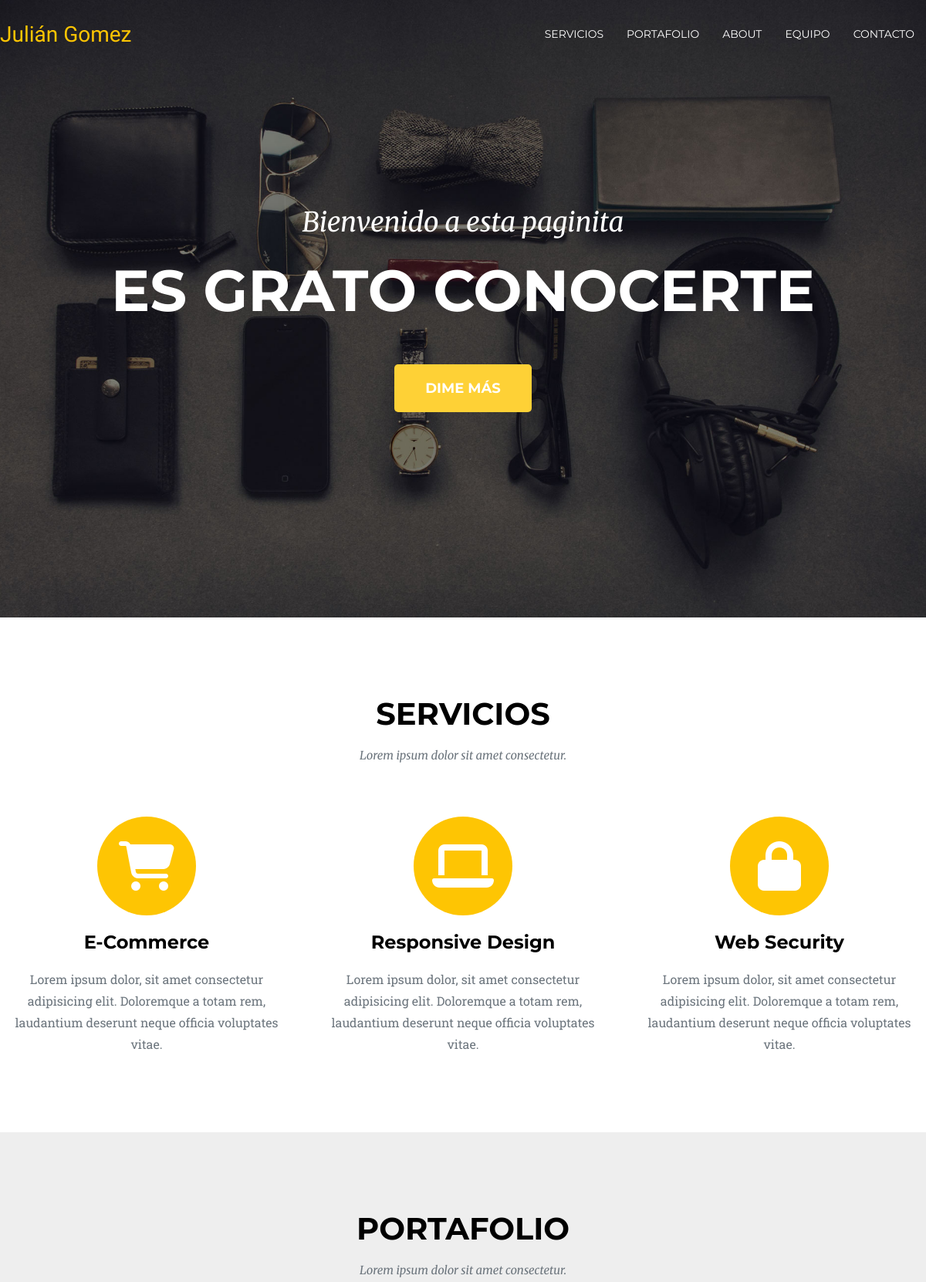
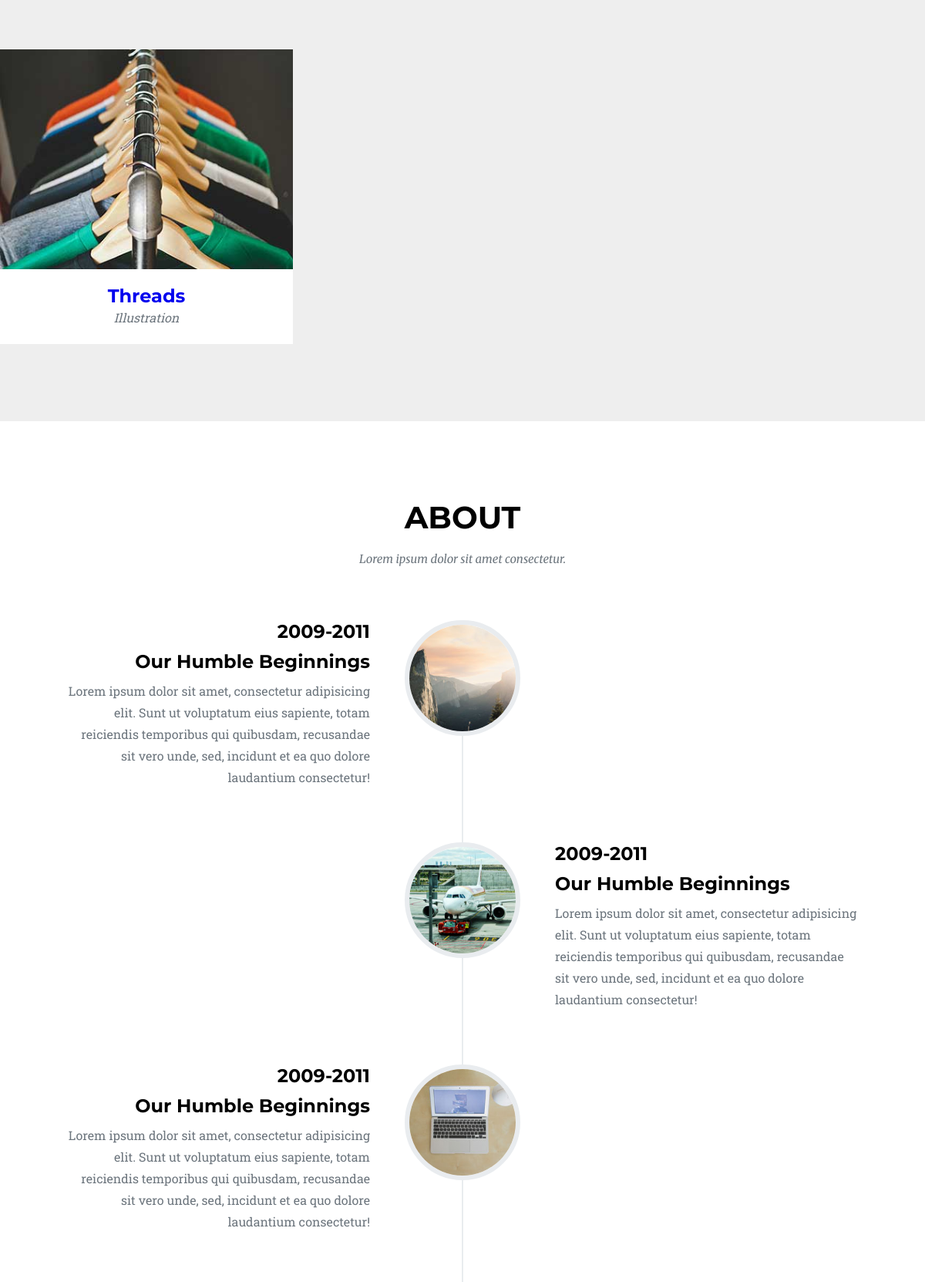
The page / (upper part) on the database its author committed (2 pictures, top to bottom).
### tables this page shows
CREATE TABLE `header` (
  `hea_logo_name` varchar(50) NOT NULL,
  `hea_subtitulo` varchar(100) NOT NULL,
  `hea_titulo` varchar(100) NOT NULL
);

CREATE TABLE `portafolio` (
  `port_id` int(10) UNSIGNED NOT NULL,
  `port_titulo` varchar(20) NOT NULL,
  `port_subtitulo` varchar(20) NOT NULL,
  `port_img` text NOT NULL,
  `port_contenido` text NOT NULL,
  `port_fecha` date NOT NULL,
  `port_user_id` int(11) NOT NULL,
  `port_status` varchar(20) DEFAULT NULL,
  `port_vistas` int(11) DEFAULT 0
);

### public/index.php (called while the page is built, shortened)
<?php include(VIEW_FRONT . DS . "head.php"); ?>
    <?php include(VIEW_FRONT . DS . "header.php"); ?>
    <?php include(VIEW_FRONT . DS . "servicios.php"); ?>
    <?php include(VIEW_FRONT . DS . "portafolio.php"); ?>
    <?php include(VIEW_FRONT . DS . "about.php"); ?>
    <?php include(VIEW_FRONT . DS . "footer.php"); ?>

### resources/controllers/helpers.php (called while the page is built, shortened)
<?php
    function query($consulta){
        global $conexion;
        return mysqli_query($conexion, $consulta);
    }
    function fetch_array($query){
        return mysqli_fetch_array($query);
    }
?>

### resources/controllers/headerController.php (called while the page is built, shortened)
<?php
    function get_header(){
        $query = query("SELECT * FROM header");
        return fetch_array($query);
    }
?>

### resources/controllers/portafolioController.php (the view, shortened to what this page needs)
<?php
    function get_portafolio_front(){
        $query = query("SELECT port_id, port_img, port_titulo, port_subtitulo FROM portafolio ORDER BY port_id DESC");
        while($fila = fetch_array($query)){
            $portafolio = <<<DELIMITADOR
                <a href="portafolio.php?id={$fila['port_id']}" class="portafolio__contenedor__box__item">
                    <div class="portafolio__contenedor__box__item__imgBox">
                        <img src="img/portafolio/{$fila['port_img']}" alt="01-thumbnail">
                        <div>
                            <i class="fa-solid fa-plus"></i>
                        </div>
                    </div>
                    <div class="portafolio__contenedor__box__item__data">
                        <h3 class="titulo-n3">{$fila['port_titulo']}</h3>
                        <p class="descri-n3 cursiva">{$fila['port_subtitulo']}</p>
                    </div>
                </a>
DELIMITADOR;
            echo $portafolio;
        }
    }
?>

### resources/views/front/head.php (shortened to what this page needs)
<!DOCTYPE html>
<html lang="es">
<head>
    <link rel="stylesheet" href="https://cdnjs.cloudflare.com/ajax/libs/font-awesome/6.1.1/css/all.min.css" />
    <link rel="stylesheet" href="css/estilos.css">
</head>
<body>

### resources/views/front/header.php (shortened to what this page needs)
<?php $fila = get_header(); ?>
<header class="header">
    <nav class="header__nav">
        <div class="header__nav__contenedor contenedor">
            <a href="#" class="header__nav__contenedor--logo"><?php echo $fila['hea_logo_name']; ?></a>
            <ul class="header__nav__contenedor__menu">
                <li class="header__nav__contenedor__menu__item">
                    <a href="#" class="header__nav__contenedor__menu__item--link">servicios</a>
                </li>
                <li class="header__nav__contenedor__menu__item">
                    <a href="#" class="header__nav__contenedor__menu__item--link">portafolio</a>
                </li>
                <li class="header__nav__contenedor__menu__item">
                    <a href="#" class="header__nav__contenedor__menu__item--link">about</a>
                </li>
                <li class="header__nav__contenedor__menu__item">
                    <a href="#" class="header__nav__contenedor__menu__item--link">equipo</a>
                </li>
                <li class="header__nav__contenedor__menu__item">
                    <a href="#" class="header__nav__contenedor__menu__item--link">contacto</a>
                </li>
            </ul>
        </div>
    </nav>
    <div class="header__bienvenida">
        <div class="header__bienvenida__contenedor contenedor">
            <p class="header__bienvenida__contenedor--subtitulo">
                <?php echo $fila['hea_subtitulo']; ?>
            </p>
            <h2 class="header__bienvenida__contenedor--titulo mt-2 mb-5">
                <?php echo $fila['hea_titulo']; ?>
            </h2>
            <a href="#" class="btn btn-amarillo">dime más</a>
        </div>
    </div>
</header>

### resources/views/front/servicios.php
<section class="servicios pt-10 pb-10">
    <div class="servicios__contenedor contenedor text-center">
        <h2 class="servicios__contenedor--titulo titulo-n2">servicios</h2>
        <p class="servicios__contenedor--descri descri-n2 mt-2">Lorem ipsum dolor sit amet consectetur.</p>
        <div class="servicios__contenedor__box mt-7">
            <article class="servicios__contenedor__box__item">
                <div class="servicios__contenedor__box__item--logo">
                    <i class="fa-solid fa-cart-shopping"></i>
                </div>
                <h3 class="servicios__contenedor__box__item--titulo titulo-n3 mt-2 mb-2">E-Commerce</h3>
                <p class="servicios__contenedor__box__item--descri descri-n3">Lorem ipsum dolor, sit amet consectetur adipisicing elit. Doloremque a totam rem, laudantium deserunt neque officia voluptates vitae.</p>
            </article>
            <article class="servicios__contenedor__box__item">
                <div class="servicios__contenedor__box__item--logo">
                    <i class="fa-solid fa-laptop"></i>
                </div>
                <h3 class="servicios__contenedor__box__item--titulo titulo-n3 mt-2 mb-2">Responsive Design</h3>
                <p class="servicios__contenedor__box__item--descri descri-n3">Lorem ipsum dolor, sit amet consectetur adipisicing elit. Doloremque a totam rem, laudantium deserunt neque officia voluptates vitae.</p>
            </article>
            <article class="servicios__contenedor__box__item">
                <div class="servicios__contenedor__box__item--logo">
                    <i class="fa-solid fa-lock"></i>
                </div>
                <h3 class="servicios__contenedor__box__item--titulo titulo-n3 mt-2 mb-2">Web Security</h3>
                <p class="servicios__contenedor__box__item--descri descri-n3">Lorem ipsum dolor, sit amet consectetur adipisicing elit. Doloremque a totam rem, laudantium deserunt neque officia voluptates vitae.</p>
            </article>
        </div>
    </div>
</section>

### resources/views/front/portafolio.php
<section class="portafolio pt-10 pb-10 bg-plomito">
    <div class="portafolio__contenedor contenedor text-center">
        <h2 class="titulo-n2 mb-2">portafolio</h2>
        <p class="descri-n2">Lorem ipsum dolor sit amet consectetur.</p>
        <div class="portafolio__contenedor__box mt-7">
            <?php get_portafolio_front(); ?>
        </div>
    </div>
</section>

### resources/views/front/about.php (shortened to what this page needs)
<section class="about pt-10 pb-10">
        <div class="about__contenedor contenedor">
            <h2 class="titulo-n2 text-center">about</h2>
            <p class="descri-n2 text-center mt-2">Lorem ipsum dolor sit amet consectetur.</p>
            <ul class="about__contenedor__timeline mt-7">
                <li class="about__contenedor__timeline__item">
                    <div class="about__contenedor__timeline__item__imgBox">
                        <img src="img/about/1.jpg" alt="">
                    </div>
                    <div class="about__contenedor__timeline__item__panel">
                        <h3 class="titulo-n3">2009-2011</h3>
                        <h3 class="titulo-n3">Our Humble Beginnings</h3>
                        <p class="descri-n3">Lorem ipsum dolor sit amet, consectetur adipisicing elit. Sunt ut voluptatum eius sapiente, totam reiciendis temporibus qui quibusdam, recusandae sit vero unde, sed, incidunt et ea quo dolore laudantium consectetur!</p>
                    </div>
                </li>
                <li class="about__contenedor__timeline__item">
                    <div class="about__contenedor__timeline__item__imgBox">
                        <img src="img/about/2.jpg" alt="">
                    </div>
                    <div class="about__contenedor__timeline__item__panel">
                        <h3 class="titulo-n3">2009-2011</h3>
                        <h3 class="titulo-n3">Our Humble Beginnings</h3>
                        <p class="descri-n3">Lorem ipsum dolor sit amet, consectetur adipisicing elit. Sunt ut voluptatum eius sapiente, totam reiciendis temporibus qui quibusdam, recusandae sit vero unde, sed, incidunt et ea quo dolore laudantium consectetur!</p>
                    </div>
                </li>
                <li class="about__contenedor__timeline__item">
                    <div class="about__contenedor__timeline__item__imgBox">
                        <img src="img/about/3.jpg" alt="">
                    </div>
                    <div class="about__contenedor__timeline__item__panel">
                        <h3 class="titulo-n3">2009-2011</h3>
                        <h3 class="titulo-n3">Our Humble Beginnings</h3>
                        <p class="descri-n3">Lorem ipsum dolor sit amet, consectetur adipisicing elit. Sunt ut voluptatum eius sapiente, totam reiciendis temporibus qui quibusdam, recusandae sit vero unde, sed, incidunt et ea quo dolore laudantium consectetur!</p>
                    </div>
                </li>
            </ul>
        </div>
    </section>

### resources/views/front/footer.php (shortened to what this page needs)
</body>
</html>

### public/css/estilos.css (style rules this page uses)
*, *::before, *::after { margin: 0; padding: 0; box-sizing: border-box; }
html { font-size: 62.5%; }
a, a:link, a:visited { text-decoration: none; }
ul { list-style: none; }
img { display: block; }
.contenedor { max-width: 120rem; margin-left: auto; margin-right: auto; }
.btn { display: inline-block; font-family: "Montserrat", sans-serif; font-size: 1.8rem; text-transform: uppercase; font-weight: 700; padding: 2rem 4rem; border-radius: 0.5rem; border: none; cursor: pointer; }
.btn-amarillo { background-color: #fed136; color: white; transition: all 0.3s; }
.titulo-n2 { font-family: "Montserrat", sans-serif; font-size: 4rem; text-transform: uppercase; }
.descri-n2 { font-family: "Merriweather", serif; font-style: italic; font-size: 1.5rem; color: #6c757d; }
.titulo-n3 { font-family: "Montserrat", sans-serif; font-size: 2.4rem; }
.descri-n3 { font-family: "Roboto Slab", serif; font-size: 1.6rem; color: #6c757d; line-height: 2.8rem; }
.text-center { text-align: center; }
.cursiva { font-style: italic; }
.bg-plomito { background-color: #eeeeee; }
.mt-2 { margin-top: 2rem; }
.mt-7 { margin-top: 7rem; }
.mb-2 { margin-bottom: 2rem; }
.mb-5 { margin-bottom: 5rem; }
.pt-10 { padding-top: 10rem; }
.pb-10 { padding-bottom: 10rem; }
.header { background-image: url(../img/header-bg.jpg); background-position: center; background-size: cover; height: 100vh; }
.header__nav, .headerPort__nav { padding: 2.5rem 0; position: fixed; width: 100%; z-index: 1; transition: all 0.3s; }
.header__nav__contenedor, .headerPort__nav__contenedor { display: flex; justify-content: space-between; align-items: center; }
.header__nav__contenedor--logo, .headerPort__nav__contenedor--logo { color: #fec503; font-size: 2.8rem; font-family: "Kaushan Script", cursive; transition: all 0.3s; z-index: 1; }
.header__nav__contenedor__menu, .headerPort__nav__contenedor__menu { display: flex; }
.header__nav__contenedor__menu__item--link, .headerPort__nav__contenedor__menu__item--link { color: white; font-size: 1.4rem; font-family: "Montserrat", sans-serif; text-transform: uppercase; padding: 1rem 1.5rem; display: inline-block; transition: all 0.3s; }
.header__bienvenida { height: 100%; }
.header__bienvenida__contenedor { height: 100%; color: white; text-align: center; display: flex; flex-direction: column; justify-content: center; align-items: center; }
.header__bienvenida__contenedor--subtitulo { font-size: 3.5rem; font-style: italic; font-family: "Merriweather", serif; }
.header__bienvenida__contenedor--titulo { font-family: "Montserrat", sans-serif; font-size: 7.5rem; text-transform: uppercase; }
.servicios__contenedor__box { display: flex; justify-content: space-between; flex-wrap: wrap; }
.servicios__contenedor__box__item { width: calc(33.3333333333% - 2rem); }
.servicios__contenedor__box__item--logo { width: 12.8rem; height: 12.8rem; background-color: #fec503; border-radius: 50%; display: flex; justify-content: center; align-items: center; color: white; font-size: 6.4rem; margin-left: auto; margin-right: auto; }
.portafolio__contenedor__box { display: flex; gap: 30px; flex-wrap: wrap; }
.portafolio__contenedor__box__item { width: calc(33.3333333333% - 2rem); }
.portafolio__contenedor__box__item__imgBox { position: relative; cursor: pointer; overflow: hidden; }
.portafolio__contenedor__box__item__imgBox img { width: 100%; transition: all 0.3s; }
.portafolio__contenedor__box__item__data { background-color: white; padding: 2rem 0; }
.about__contenedor__timeline::before { content: ""; width: 0.2rem; background-color: #e9ecef; top: 0; bottom: 0; position: absolute; left: 50%; transform: translateX(-50%); }
.about__contenedor__timeline { position: relative; }
.about__contenedor__timeline__item { position: relative; }
.about__contenedor__timeline__item__imgBox { width: 15rem; height: 15rem; border: 0.6rem solid #e9ecef; border-radius: 50%; overflow: hidden; position: absolute; left: 50%; transform: translateX(-50%); }
.about__contenedor__timeline__item__imgBox img { width: 100%; display: block; }
.about__contenedor__timeline__item__panel { width: 33%; padding-bottom: 7rem; }
.about__contenedor__timeline__item__panel h3 { margin-bottom: 1rem; }
.about__contenedor__timeline__item:nth-child(even) .about__contenedor__timeline__item__panel { margin-left: auto; margin-right: 7%; }
.about__contenedor__timeline__item:nth-child(odd) .about__contenedor__timeline__item__panel { text-align: right; margin-left: 7%; }

### rows shown on the page
header: hea_logo_name "Julián Gomez", hea_subtitulo "Bienvenido a esta paginita", hea_titulo "ES GRATO CONOCERTE"
portafolio: port_img (picture), port_titulo "Threads", port_subtitulo "Illustration"
